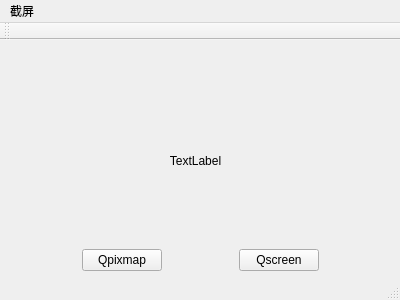
<?xml version="1.0" encoding="UTF-8"?>
<ui version="4.0">
 <class>MainWindow</class>
 <widget class="QMainWindow" name="MainWindow">
  <property name="geometry">
   <rect>
    <x>0</x>
    <y>0</y>
    <width>400</width>
    <height>300</height>
   </rect>
  </property>
  <property name="sizePolicy">
   <sizepolicy hsizetype="Fixed" vsizetype="Fixed">
    <horstretch>0</horstretch>
    <verstretch>0</verstretch>
   </sizepolicy>
  </property>
  <property name="minimumSize">
   <size>
    <width>400</width>
    <height>300</height>
   </size>
  </property>
  <property name="maximumSize">
   <size>
    <width>400</width>
    <height>300</height>
   </size>
  </property>
  <property name="windowTitle">
   <string>MainWindow</string>
  </property>
  <widget class="QWidget" name="centralWidget">
   <widget class="QLabel" name="label">
    <property name="geometry">
     <rect>
      <x>100</x>
      <y>100</y>
      <width>191</width>
      <height>41</height>
     </rect>
    </property>
    <property name="layoutDirection">
     <enum>Qt::LeftToRight</enum>
    </property>
    <property name="text">
     <string>TextLabel</string>
    </property>
    <property name="textFormat">
     <enum>Qt::PlainText</enum>
    </property>
    <property name="alignment">
     <set>Qt::AlignCenter</set>
    </property>
   </widget>
   <widget class="QWidget" name="horizontalLayoutWidget">
    <property name="geometry">
     <rect>
      <x>0</x>
      <y>180</y>
      <width>401</width>
      <height>80</height>
     </rect>
    </property>
    <layout class="QHBoxLayout" name="horizontalLayout">
     <item>
      <spacer name="horizontalSpacer_2">
       <property name="orientation">
        <enum>Qt::Horizontal</enum>
       </property>
       <property name="sizeHint" stdset="0">
        <size>
         <width>40</width>
         <height>20</height>
        </size>
       </property>
      </spacer>
     </item>
     <item>
      <widget class="QPushButton" name="pushButton_2">
       <property name="sizePolicy">
        <sizepolicy hsizetype="Fixed" vsizetype="Fixed">
         <horstretch>0</horstretch>
         <verstretch>0</verstretch>
        </sizepolicy>
       </property>
       <property name="text">
        <string>Qpixmap</string>
       </property>
      </widget>
     </item>
     <item>
      <spacer name="horizontalSpacer">
       <property name="orientation">
        <enum>Qt::Horizontal</enum>
       </property>
       <property name="sizeHint" stdset="0">
        <size>
         <width>40</width>
         <height>20</height>
        </size>
       </property>
      </spacer>
     </item>
     <item>
      <widget class="QPushButton" name="pushButton">
       <property name="sizePolicy">
        <sizepolicy hsizetype="Fixed" vsizetype="Fixed">
         <horstretch>0</horstretch>
         <verstretch>0</verstretch>
        </sizepolicy>
       </property>
       <property name="text">
        <string>Qscreen</string>
       </property>
      </widget>
     </item>
     <item>
      <spacer name="horizontalSpacer_3">
       <property name="orientation">
        <enum>Qt::Horizontal</enum>
       </property>
       <property name="sizeHint" stdset="0">
        <size>
         <width>40</width>
         <height>20</height>
        </size>
       </property>
      </spacer>
     </item>
    </layout>
   </widget>
  </widget>
  <widget class="QMenuBar" name="menuBar">
   <property name="geometry">
    <rect>
     <x>0</x>
     <y>0</y>
     <width>400</width>
     <height>23</height>
    </rect>
   </property>
   <widget class="QMenu" name="menu">
    <property name="title">
     <string>截屏</string>
    </property>
   </widget>
   <addaction name="menu"/>
  </widget>
  <widget class="QToolBar" name="mainToolBar">
   <attribute name="toolBarArea">
    <enum>TopToolBarArea</enum>
   </attribute>
   <attribute name="toolBarBreak">
    <bool>false</bool>
   </attribute>
  </widget>
  <widget class="QStatusBar" name="statusBar"/>
 </widget>
 <layoutdefault spacing="6" margin="11"/>
 <resources/>
 <connections/>
</ui>
